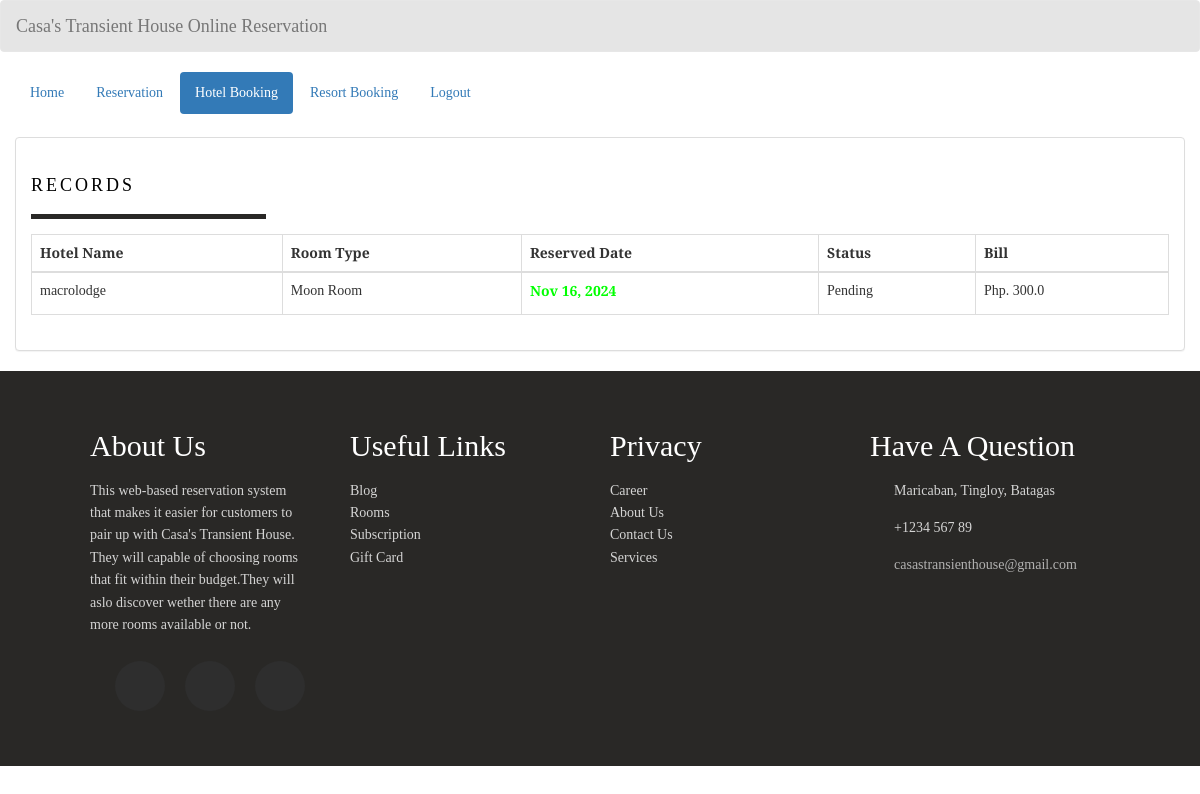
/records.php?id=32, run on the app's committed database.
### tables this page shows
CREATE TABLE `transaction` (
  `transaction_id` int(11) NOT NULL,
  `id` varchar(11) NOT NULL,
  `guest_id` int(11) NOT NULL,
  `room_id` int(11) NOT NULL,
  `hotel_name` varchar(200) NOT NULL,
  `room_no` int(5) NOT NULL,
  `status` varchar(20) NOT NULL,
  `days` int(2) NOT NULL,
  `checkin` date NOT NULL,
  `checkin_time` time NOT NULL,
  `checkout` date NOT NULL,
  `checkout_time` time NOT NULL,
  `bill` varchar(10) NOT NULL
);

CREATE TABLE `room` (
  `room_id` int(11) NOT NULL,
  `hotel_name` varchar(200) NOT NULL,
  `room_type` varchar(50) NOT NULL,
  `room_number` varchar(100) NOT NULL,
  `price` varchar(11) NOT NULL,
  `descr` varchar(200) NOT NULL,
  `photo` varchar(100) NOT NULL
);

### records.php (the view, shortened to what this page needs)
<!DOCTYPE html>
<?php
require_once 'connection/connect.php';
?>
<html lang = "en">
	<head>
		<link rel = "stylesheet" type = "text/css" href = "css/bootstrap.css " />
		<link rel = "stylesheet" type = "text/css" href = "css/style.css" />
		<link rel="stylesheet"  type="text/css" href="css/home_user.css">
	</head>
<body>
	<nav style = "background-color:rgba(0, 0, 0, 0.1);" class = "navbar navbar-default">
		<div  class = "container-fluid">
			<div class = "navbar-header">
				<a class = "navbar-brand" >Casa's Transient House Online Reservation</a>
			</div>
		</div>
	</nav>
	<div class = "container-fluid">
    <ul class = "nav nav-pills">
        <?php
            $id = isset($_GET['id']) ? $_GET['id'] : null;
            ?>
            <li><a href="home_user.php?id=<?php echo $id; ?>">Home</a></li>
			<li><a href="reservation.php?id=<?php echo $id; ?>">Reservation</a></li>
            <li class = "active"><a href="records.php?id=<?php echo $id; ?>">Hotel Booking</a></li>
            <li><a href="records_resort.php?id=<?php echo $id; ?>">Resort Booking</a></li>
			<li><a href = "login_user.php">Logout</a></li>
		</ul>
	</div>
	<br />
	<div class = "container-fluid">
		<div class = "panel panel-default">
			<div class = "panel-body">
                <div class="title">
                    <h4 style="color: black;">Records</h4>
                </div>
				<table id = "table" class = "table table-bordered">
					<thead>
						<tr>
                            <th>Hotel Name</th>
							<th>Room Type</th>
							<th>Reserved Date</th>
							<th>Status</th>
                            <th>Bill</th>
						</tr>
					</thead>
					<tbody>
                    <?php
                        if ($conn) {
                            $id = isset($_GET['id']) ? intval($_GET['id']) : 0;
                            if ($id > 0) {
                                $query = $conn->prepare(
                                    "SELECT * FROM `transaction`
                                     NATURAL JOIN `guest`
                                     NATURAL JOIN `room`
                                     WHERE `status` = 'Pending' AND `id` = ?"
                                );
                                $query->bind_param("i", $id);
                                $query->execute();
                                $result = $query->get_result();
                                if ($result->num_rows > 0) {
                                    while ($fetch = $result->fetch_assoc()) {
                                        ?>
                                        <tr>
                                            <td><?php echo htmlspecialchars($fetch['hotel_name']); ?></td>
                                            <td><?php echo htmlspecialchars($fetch['room_type']); ?></td>
                                            <td><strong>
                                                <?php
                                                if ($fetch['checkin'] <= date("Y-m-d", strtotime("+8 HOURS"))) {
                                                    echo "<label style='color:#ff0000;'>" . date("M d, Y", strtotime($fetch['checkin'])) . "</label>";
                                                } else {
                                                    echo "<label style='color:#00ff00;'>" . date("M d, Y", strtotime($fetch['checkin'])) . "</label>";
                                                }
                                                ?>
                                            </strong></td>
                                            <td><?php echo htmlspecialchars($fetch['status']); ?></td>
                                            <td><?php echo htmlspecialchars($fetch['bill']); ?></td>
                                        </tr>
                                        <?php
                                    }
                                } else {
                                    echo "<tr><td colspan='5'>No records found</td></tr>";
                                }
                            } else {
                                echo "<tr><td colspan='5'>Invalid ID provided</td></tr>";
                            }
                        } else {
                            echo "<tr><td colspan='5'>Database connection error</td></tr>";
                        }
                        ?>
					</tbody>
				</table>
			</div>
		</div>
	</div>
     <footer class = "footer">
            <div class = "footer-container">
                <div>
                    <h2>About Us </h2>
                    <p>This web-based reservation system that makes it easier for customers to pair up with Casa's Transient House.
						They will capable of choosing rooms that fit within their budget.They will aslo discover wether there are any more rooms available or not.
					</p>
                    <ul class = "social-icons">
                        <li class = "flex">
                        </li>
                        <li class = "flex">
                        </li>
                        <li class = "flex">
                        </li>
                    </ul>
                </div>
                <div>
                    <h2>Useful Links</h2>
                    <a href = "#">Blog</a>
                    <a href = "#">Rooms</a>
                    <a href = "#">Subscription</a>
                    <a href = "#">Gift Card</a>
                </div>
                <div>
                    <h2>Privacy</h2>
                    <a href = "#">Career</a>
                    <a href = "#">About Us</a>
                    <a href = "#">Contact Us</a>
                    <a href = "#">Services</a>
                </div>
                <div>
                    <h2>Have A Question</h2>
                    <div class = "contact-item">
                        <span>
                             Maricaban, Tingloy, Batagas
                        </span>
                    </div>
                    <div class = "contact-item">
                        <span>
                            +1234 567 89
                        </span>
                    </div>
                    <div class = "contact-item">
                        <span>
                        <a href = "https://mail.google.com/mail/u/3/#inbox">casastransienthouse@gmail.com</a>
                        </span>
                    </div>
                </div>
            </div>
        </footer>
    </body>
</html>

### css/home_user.css (style rules this page uses)
:root { --transition: all 0.7s ease; --yellow: #f9d342; --dark: #292826; }
* { box-sizing: border-box; padding: 0; margin: 0; font-family: 'Playfair Display', serif; }
html { scroll-behavior: smooth; }
body { line-height: 1.6; }
.flex { display: flex; flex-direction: column; justify-content: center; align-items: center; }
h1, h2, h3, h4, h5, h6 { padding: 8px 0; }
.title { text-transform: uppercase; letter-spacing: 3px; font-size: 30px; color: orangered; border-bottom: 5px solid var(--dark); width: 235px; margin: 15px 0; }
.footer { background: var(--dark); color: #fff; text-align: center; }
.footer-container { width: 85vw; margin: 0 auto; padding: 30px 0; }
.footer-container p, .footer-container a, .footer-container span { opacity: 0.8; }
.footer a { display: block; color: #fff; text-decoration: none; }
.social-icons { list-style: none; display: flex; justify-content: center; padding: 15px 0; }
.social-icons li { margin: 0 10px; width: 50px; height: 50px; background: #2e2e2e; border-radius: 50%; transition: var(--transition); cursor: pointer; }
.contact-item span { display: block; }
@media (min-width: 900px) { .footer-container { display: grid; grid-template-columns: repeat(2, 1fr); grid-gap: 20px; } }
@media (min-width: 1170px) { .footer { text-align: left; } }
@media (min-width: 1170px) { .footer-container { grid-template-columns: repeat(4, 1fr); } }
@media (min-width: 1170px) { .footer-container div:nth-child(1) p { padding-right: 20px; } }
@media (min-width: 1170px) { .contact-item { display: grid; grid-template-columns: 10% 90%; margin-bottom: 15px; align-items: center; } }

### data on the page
transaction: hotel_name "macrolodge", room.room_type "Moon Room", checkin "Nov 16, 2024", status "Pending", bill "Php. 300.0"
